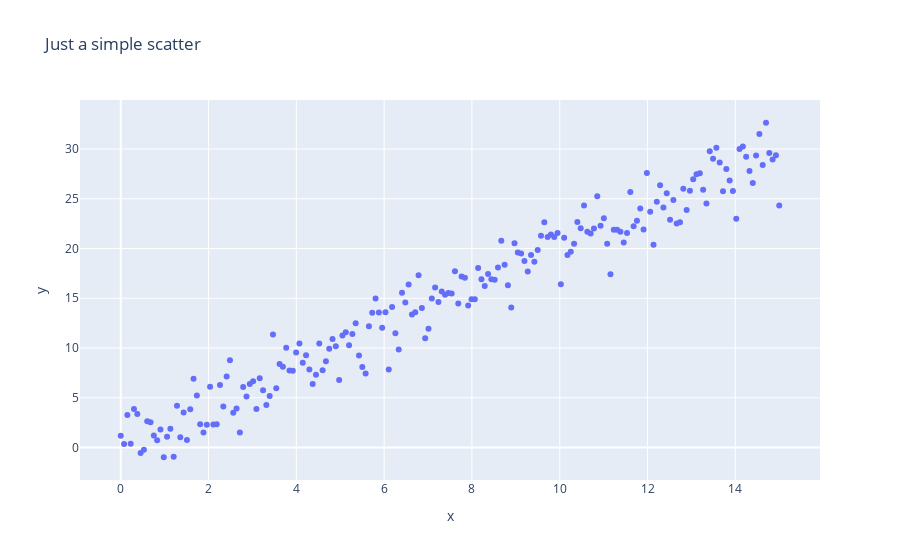

Here is the notebook cell this chart was saved with:
### Markdown cell above
2. Make a scatter plot to illustrate the points in the `data1` data set

### Code cell
df = data1
fig = px.scatter(df, x='x', y ='y', 
                 title='Just a simple scatter')
fig.show()

### Figure 1 — Plotly figure (JSON) as saved in the notebook; plotly's stock layout.template omitted (floating-point values rounded to 4 significant figures; data arrays with more than 128 entries replaced by an {"elided": "..."} marker saying what was removed)
{"data": [{"hovertemplate": "x=%{x}<br>y=%{y}<extra></extra>", "legendgroup": "", "marker": {"color": "#636efa", "symbol": "circle"}, "mode": "markers", "name": "", "orientation": "v", "showlegend": false, "type": "scatter", "x": {"elided": "200 float values"}, "xaxis": "x", "y": {"elided": "200 float values"}, "yaxis": "y"}], "layout": {"legend": {"tracegroupgap": 0}, "title": {"text": "Just a simple scatter"}, "xaxis": {"anchor": "y", "domain": [0, 1], "title": {"text": "x"}}, "yaxis": {"anchor": "x", "domain": [0, 1], "title": {"text": "y"}}}}
